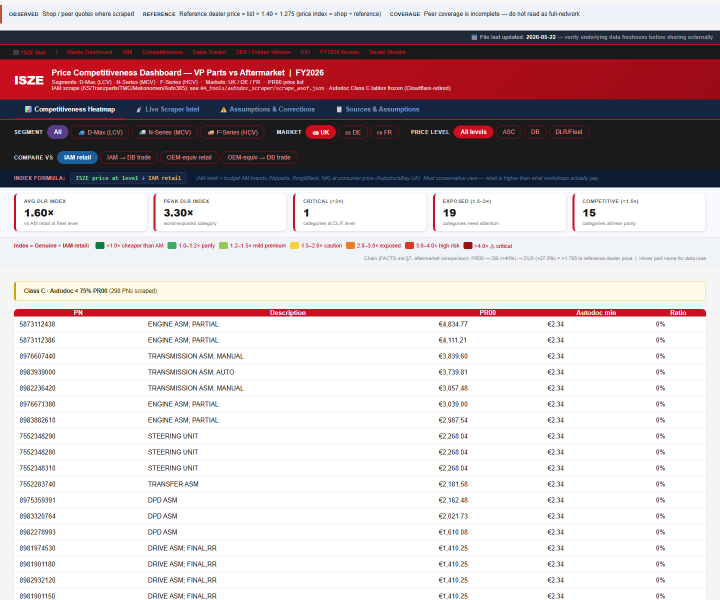
#> input picture 02_dashboards/sales/_gpt_review/_qa/BEFORE_pathfix_20260919.png, 1440 x 1200 px, found by its file name (shown at 1/2 size)
$ python _ba.py
#> lines starting #> are read from the running program, lines starting #| are printed output that depends on the picture
from PIL import Image, ImageChops
import numpy as np
qa = r"C:\Users\jerom\Desktop\claude\ISZE\02_dashboards\sales\_gpt_review\_qa"
b = Image.open(qa + r"\BEFORE_pathfix_20260919.png").convert("RGB")
#> b is the input picture: PIL image 1440x1200 RGB; mean R, G, B 201, 187.9, 190.7
a = Image.open(qa + r"\AFTER_pathfix_20260919.png").convert("RGB")
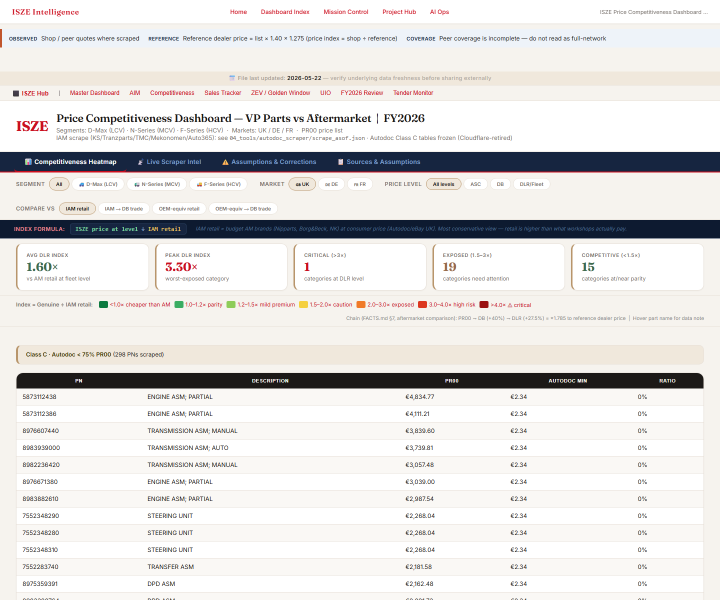
#> input picture 02_dashboards/sales/_gpt_review/_qa/AFTER_pathfix_20260919.png, 1440 x 1200 px, found by its file name (shown at 1/2 size)
#> a is the input picture: PIL image 1440x1200 RGB; mean R, G, B 226.1, 224.3, 223.2
print("sizes", b.size, a.size)
#| sizes (1440, 1200) (1440, 1200)
d = np.abs(np.asarray(b).astype(int) - np.asarray(a).astype(int)).mean(axis=2)
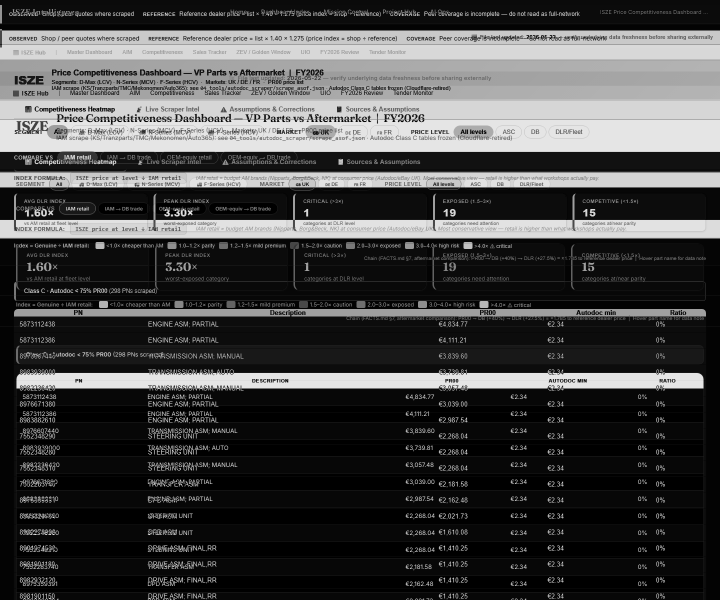
#> d: shape (1200, 1440) float64 (shown at 1/2 size); min 0, max 229.7, mean 68
print("mean abs diff BEFORE vs AFTER:", round(float(d.mean()),2))
#| mean abs diff BEFORE vs AFTER: 68.0
print("pct pixels differing >24:", round(float((d>24).mean())*100,2), "%")
#| pct pixels differing >24: 38.48 %
rows = d.sum(axis=1)
#> rows = 1200 values, max 329760 at index 283, min 361.3 at index 815, mean 97918.5
bands=[]
band=100
for s in range(0, b.size[1], band):
    bands.append((int(rows[s:s+band].sum()), s))
#> after the loop, bands = [(12323154, 0), (23678170, 100), (29472888, 200), (12057660, 300), (13327157, 400), (2412667, 500), (5689441, 600), (11613390, 700), (1863698, 800), (1780979, 900), (1562440, 1000), (1720511, 1100)]
bands.sort(reverse=True)
print("top 6 differing 100px bands (diffsum, y-start):", bands[:6])
#| top 6 differing 100px bands (diffsum, y-start): [(29472888, 200), (23678170, 100), (13327157, 400), (12323154, 0), (12057660, 300), (11613390, 700)]
# save side-by-side of the biggest differing band
_, y = bands[0]
#> y = 200
h = min(100, b.size[1]-y)
#> h = 100
c = Image.new("RGB",(1440, h*2+8),"white")
#> c: PIL image 1440x208 RGB; every value is 255
c.paste(b.crop((0,y,1440,y+h)),(0,0)); c.paste(a.crop((0,y,1440,y+h)),(0,h+8))
#> after `c.paste(b.crop((0, y, 1440, y + h)), (0, 0))`:
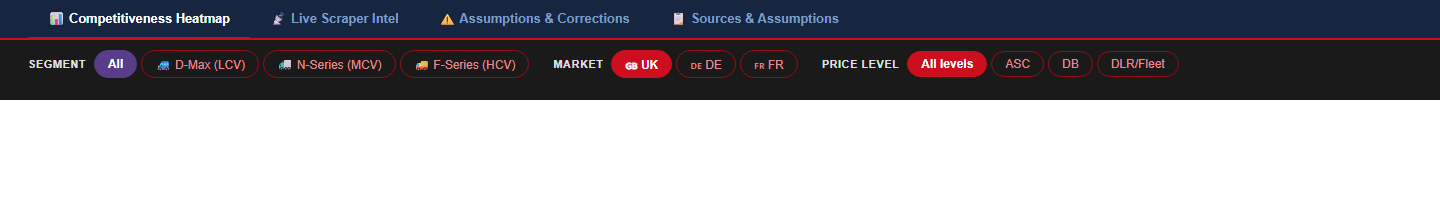
#> c: PIL image 1440x208 RGB; mean R, G, B 151.8, 149.3, 155
#> after `c.paste(a.crop((0, y, 1440, y + h)), (0, h + 8))`:
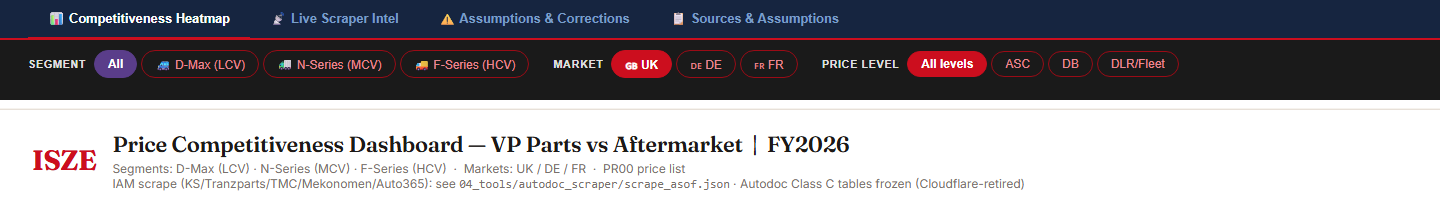
#> c: PIL image 1440x208 RGB; mean R, G, B 147.1, 144.1, 149.6
c.save(qa + r"\BEFORE_vs_AFTER_band.png")
# also a broad band
c2 = Image.new("RGB",(1440, 300*2+8),"white")
#> c2: PIL image 1440x608 RGB; every value is 255
c2.paste(b.crop((0,300,1440,600)),(0,0)); c2.paste(a.crop((0,300,1440,600)),(0,308))
#> after `c2.paste(b.crop((0, 300, 1440, 600)), (0, 0))`:
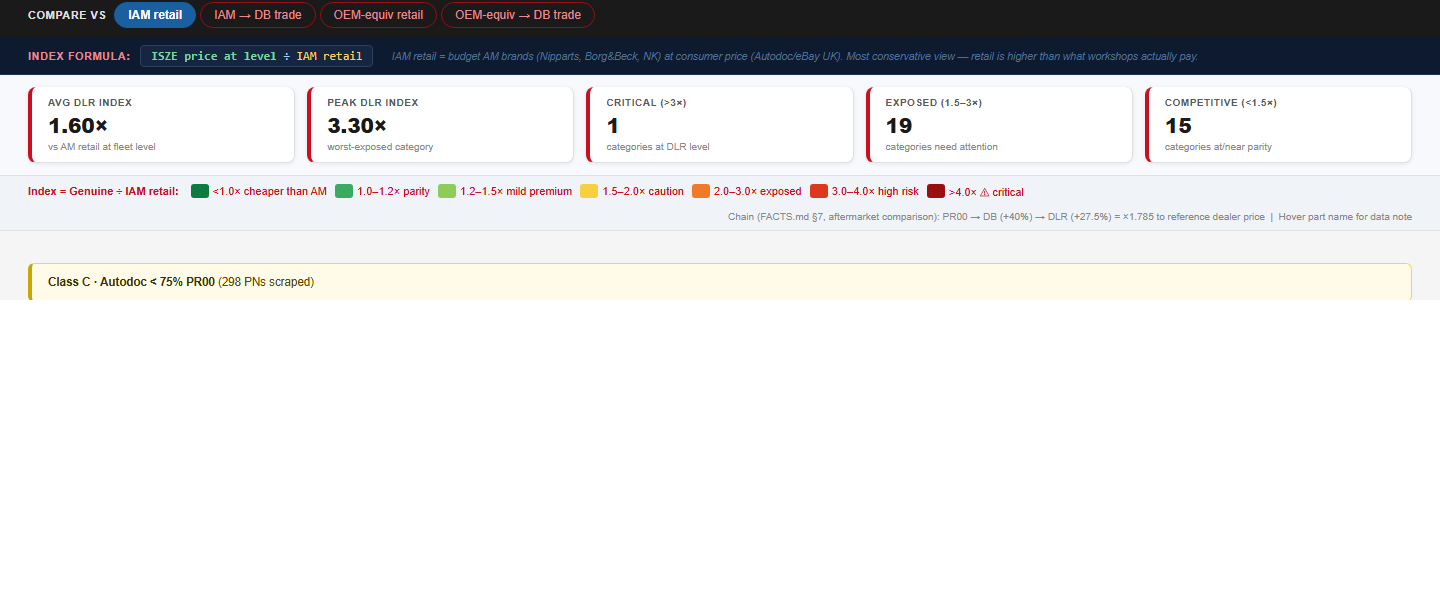
#> c2: PIL image 1440x608 RGB; mean R, G, B 222.9, 222.9, 223.6
#> after `c2.paste(a.crop((0, 300, 1440, 600)), (0, 308))`:
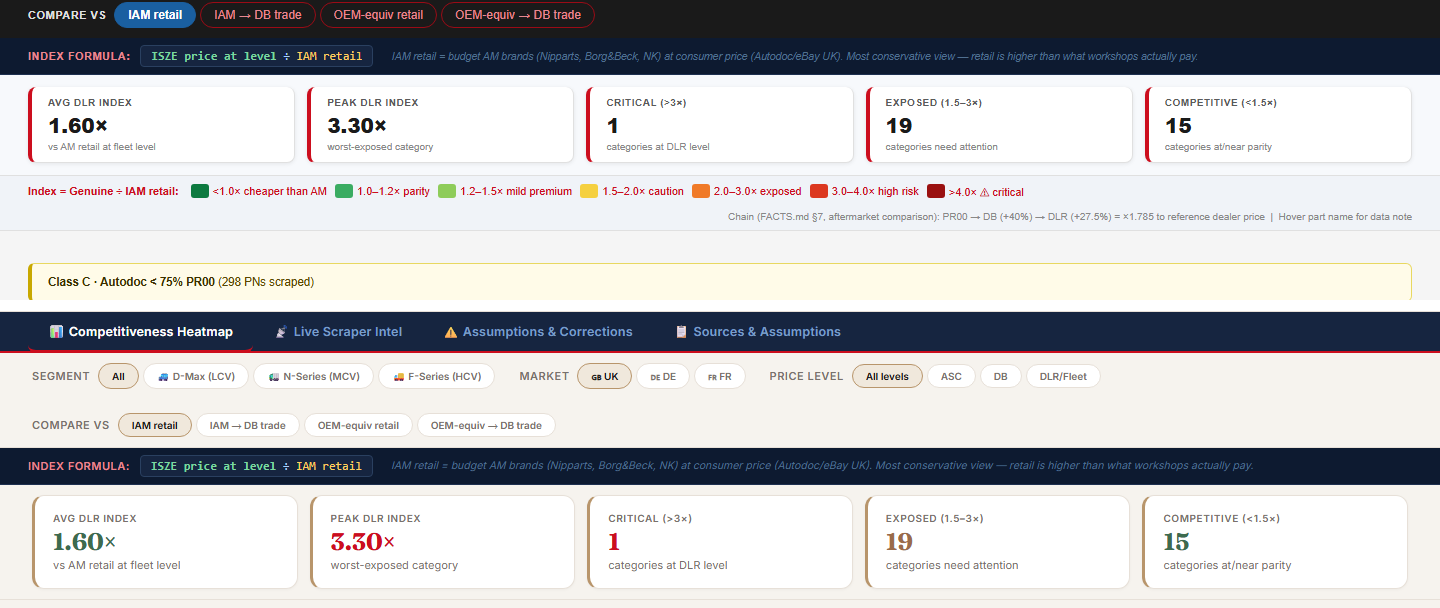
#> c2: PIL image 1440x608 RGB; mean R, G, B 190.7, 191, 193.6
c2.save(qa + r"\BEFORE_vs_AFTER_mid.png")
print("wrote BEFORE_vs_AFTER_band.png, BEFORE_vs_AFTER_mid.png")
